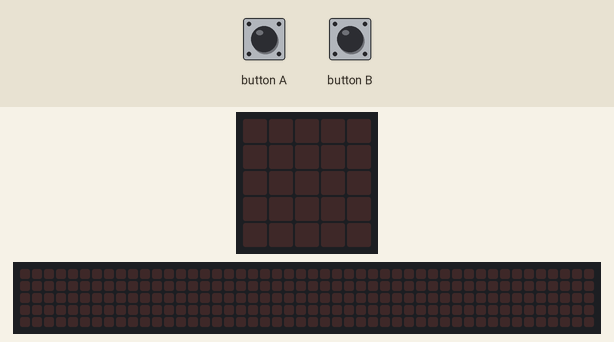
Simulated run of this program. Board: BBC micro:bit (MakeCode). Parts: the board's 5×5 LED display, a strip that is not on the board, showing the scrolling text unrolled. The test bench sets the inputs (shaded band). The 48×5 strip is a reading aid, not a part: it shows the text the display is scrolling, unrolled, one strip-width of it at a time.

Above: at 1.2 s.
1.3 s: button B pressed for 0.15 s
At 3.92 s:
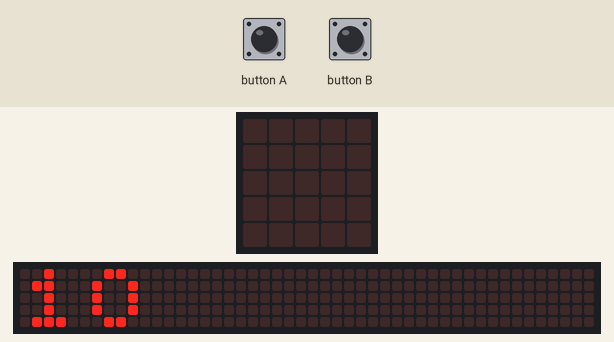
4.3 s: button A pressed for 0.15 s
At 5.1 s:
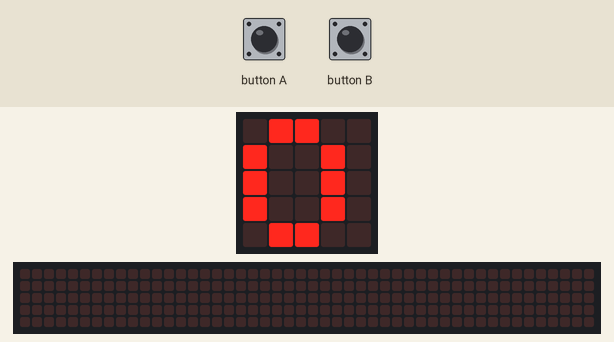
7.4 s: button B pressed for 0.15 s
At 14.0 s:
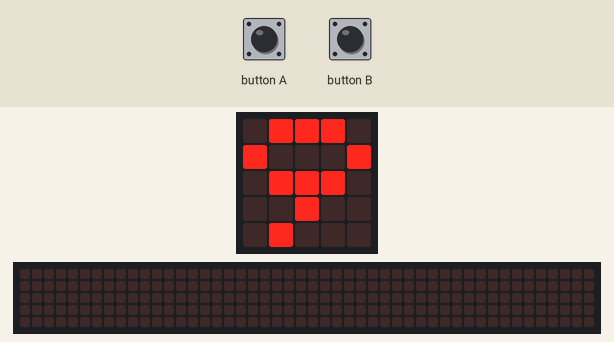
Timing chart, 0 to 15.5 s (numbered marks = the images above; inputs shaded):
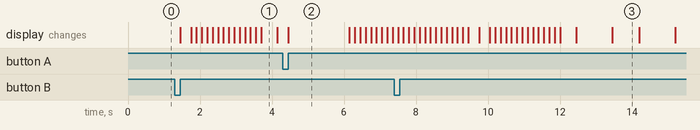

The program:

main.ts
```typescript
let numero = 0
input.onButtonPressed(Button.A, function () {
    numero = 0
    for (let numero = 0; numero <= 10; numero++) {
        basic.showNumber(numero)
        basic.pause(1000)
    }
    basic.showString("FIM")
    basic.clearScreen()
})
input.onButtonPressed(Button.B, function () {
    numero = 10
    while (numero >= 0) {
        basic.showNumber(numero)
        basic.pause(1000)
        numero += -1
    }
    basic.pause(1000)
    basic.showString("FIM")
    basic.clearScreen()
})
```

test.ts
```typescript
// testes vão aqui; isto não será compilado quando este pacote for usado como uma extensão.
```

Measured:
- after the input at 1.3 s, the display: changes after 0.15 s (image 1)
- after the input at 7.4 s, the display: first differs from a run without the input after 2.4 s (image 3 shows a later state)
- what the display in image 1 shows lasts 0.5 s, from 3.7 s to 4.2 s
- what the display in image 2 shows lasts 1.7 s, from 4.5 s to 6.2 s
- what the display in image 3 shows lasts 0.7 s, from 13.5 s to 14.2 s
